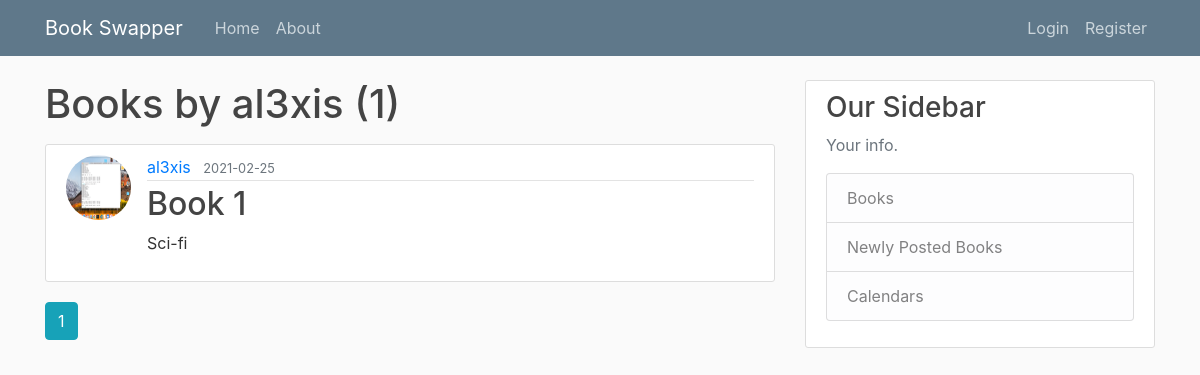
The page /user/al3xis on the database its author committed.
### book_swapper/models.py (models this page shows, shortened)
class User(db.Model, UserMixin):
    id = db.Column(db.Integer, primary_key=True)
    username = db.Column(db.String(20), unique=True, nullable=False)
    email = db.Column(db.String(120), unique=True, nullable=False)
    image_file = db.Column(db.String(20), nullable=False, default='default.jpg')
    password = db.Column(db.String(60), nullable=False)
    school = db.Column(db.String(60), nullable = True)
    city = db.Column(db.String(60), nullable = True)
    books = db.relationship('Book', backref='owner', lazy=True)

class Book(db.Model):
    id = db.Column(db.Integer, primary_key=True)
    title = db.Column(db.String(100), nullable=False)
    subject = db.Column(db.String(30), nullable = False)
    isbn = db.Column(db.String(15), nullable=False)
    subject_subcategory = db.Column(db.String(30), nullable=True)
    date_posted = db.Column(db.DateTime, nullable=False, default=datetime.utcnow)
    condition = db.Column(db.Text, nullable=True)
    user_id = db.Column(db.Integer, db.ForeignKey('user.id'), nullable=True)

### book_swapper/users/routes.py (the view)
@users.route("/user/<string:username>")
def user_books(username):
    page = request.args.get('page', 1, type=int)
    user = User.query.filter_by(username=username).first_or_404()
    books = Book.query.filter_by(owner=user)\
        .order_by(Book.date_posted.desc())\
        .paginate(page=page, per_page=4)
    return render_template('user_books.html', books=books, user=user)

### book_swapper/templates/user_books.html
{% extends "layout.html" %}
{% block content %}
    <h1 class="mb-3"> Books by {{user.username}} ({{ books.total }})</h1>
    {% for book in books.items %}
        <article class="media content-section">
            <img class = "rounded-circle article-img" src="{{url_for('static', filename='profile_pics/' + book.owner.image_file)}}">
          <div class="media-body">
            <div class="article-metadata">
              <a class="mr-2" href="{{url_for('users.user_books', username=book.owner.username) }}">{{ book.owner.username }}</a>
              <small class="text-muted">{{ book.date_posted.strftime('%Y-%m-%d') }}</small>
            </div>
            <h2><a class="article-title" href="{{ url_for('books.book', book_id=book.id)}}">{{ book.title }}</a></h2>
            <p class="article-content">{{ book.subject }}</p>
          </div>
        </article>
    {% endfor %}
    {%for page_num in books.iter_pages(left_edge=1, right_edge=2,left_current=1) %}
        {%if page_num%}
            {%if books.page==page_num%}
                <a class="btn btn-info mb-4" href="{{ url_for('users.user_books', username=user.username, page=page_num) }}">  {{ page_num }}</a>
            {%else%}
                <a class="btn btn-outline-info mb-4" href="{{ url_for('users.user_books', username=user.username, page=page_num) }}">  {{ page_num }}</a>
            {%endif%}
        {%else%}
            ...
        {%endif%}
    {%endfor%}
{% endblock content %}

### book_swapper/static/main.css (style rules this page uses)
body { background: #fafafa; color: #333333; margin-top: 5rem; }
h1, h2, h3, h4, h5, h6 { color: #444444; }
.content-section { background: #ffffff; padding: 10px 20px; border: 1px solid #dddddd; border-radius: 3px; margin-bottom: 20px; }
.article-title { color: #444444; }
.article-content { white-space: pre-line; }
.article-img { height: 65px; width: 65px; margin-right: 16px; }
.article-metadata { padding-bottom: 1px; margin-bottom: 4px; border-bottom: 1px solid #e3e3e3 }

### rows shown on the page
User: username "al3xis"
Book: image_file (picture), owner.username "al3xis", date_posted "2021-02-25", title "Book 1", subject "Sci-fi"

### other values the page prints
{{ books.total }} "1"
{{ page_num }} "1"
